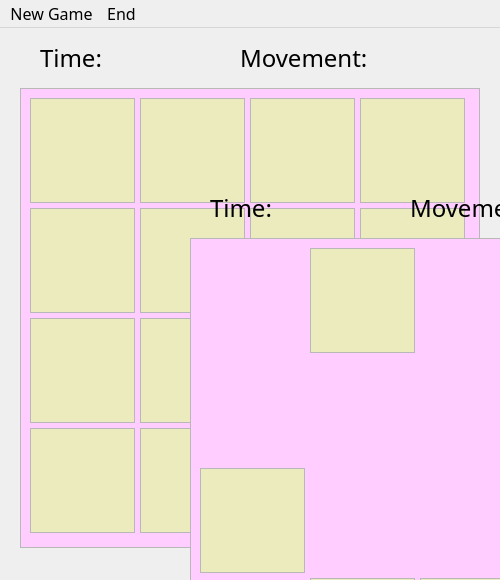
<?xml version="1.0" encoding="UTF-8"?>
<ui version="4.0">
 <class>MainWindow</class>
 <widget class="QMainWindow" name="MainWindow">
  <property name="geometry">
   <rect>
    <x>0</x>
    <y>0</y>
    <width>500</width>
    <height>580</height>
   </rect>
  </property>
  <property name="font">
   <font>
    <family>FrankRuehl</family>
    <pointsize>12</pointsize>
   </font>
  </property>
  <property name="cursor">
   <cursorShape>ArrowCursor</cursorShape>
  </property>
  <property name="windowTitle">
   <string>MainWindow</string>
  </property>
  <property name="autoFillBackground">
   <bool>false</bool>
  </property>
  <widget class="QWidget" name="centralWidget">
   <widget class="QGraphicsView" name="graphicsView">
    <property name="geometry">
     <rect>
      <x>20</x>
      <y>60</y>
      <width>460</width>
      <height>460</height>
     </rect>
    </property>
    <property name="palette">
     <palette>
      <active>
       <colorrole role="Light">
        <brush brushstyle="SolidPattern">
         <color alpha="255">
          <red>255</red>
          <green>255</green>
          <blue>255</blue>
         </color>
        </brush>
       </colorrole>
       <colorrole role="BrightText">
        <brush brushstyle="SolidPattern">
         <color alpha="255">
          <red>255</red>
          <green>255</green>
          <blue>255</blue>
         </color>
        </brush>
       </colorrole>
       <colorrole role="Base">
        <brush brushstyle="SolidPattern">
         <color alpha="255">
          <red>255</red>
          <green>205</green>
          <blue>255</blue>
         </color>
        </brush>
       </colorrole>
      </active>
      <inactive>
       <colorrole role="Light">
        <brush brushstyle="SolidPattern">
         <color alpha="255">
          <red>255</red>
          <green>255</green>
          <blue>255</blue>
         </color>
        </brush>
       </colorrole>
       <colorrole role="BrightText">
        <brush brushstyle="SolidPattern">
         <color alpha="255">
          <red>255</red>
          <green>255</green>
          <blue>255</blue>
         </color>
        </brush>
       </colorrole>
       <colorrole role="Base">
        <brush brushstyle="SolidPattern">
         <color alpha="255">
          <red>255</red>
          <green>205</green>
          <blue>255</blue>
         </color>
        </brush>
       </colorrole>
      </inactive>
      <disabled>
       <colorrole role="Light">
        <brush brushstyle="SolidPattern">
         <color alpha="255">
          <red>255</red>
          <green>255</green>
          <blue>255</blue>
         </color>
        </brush>
       </colorrole>
       <colorrole role="BrightText">
        <brush brushstyle="SolidPattern">
         <color alpha="255">
          <red>255</red>
          <green>255</green>
          <blue>255</blue>
         </color>
        </brush>
       </colorrole>
       <colorrole role="Base">
        <brush brushstyle="SolidPattern">
         <color alpha="255">
          <red>240</red>
          <green>240</green>
          <blue>240</blue>
         </color>
        </brush>
       </colorrole>
      </disabled>
     </palette>
    </property>
    <property name="mouseTracking">
     <bool>false</bool>
    </property>
    <property name="layoutDirection">
     <enum>Qt::LeftToRight</enum>
    </property>
    <property name="midLineWidth">
     <number>0</number>
    </property>
    <property name="resizeAnchor">
     <enum>QGraphicsView::NoAnchor</enum>
    </property>
   </widget>
   <widget class="QLabel" name="label">
    <property name="geometry">
     <rect>
      <x>40</x>
      <y>10</y>
      <width>191</width>
      <height>40</height>
     </rect>
    </property>
    <property name="text">
     <string>&lt;html&gt;&lt;head/&gt;&lt;body&gt;&lt;p&gt;&lt;span style=&quot; font-size:18pt;&quot;&gt;Time:&lt;/span&gt;&lt;/p&gt;&lt;/body&gt;&lt;/html&gt;</string>
    </property>
   </widget>
   <widget class="QLabel" name="labe2">
    <property name="geometry">
     <rect>
      <x>240</x>
      <y>10</y>
      <width>200</width>
      <height>40</height>
     </rect>
    </property>
    <property name="text">
     <string>&lt;html&gt;&lt;head/&gt;&lt;body&gt;&lt;p&gt;&lt;span style=&quot; font-size:18pt;&quot;&gt;Movement:&lt;/span&gt;&lt;/p&gt;&lt;/body&gt;&lt;/html&gt;</string>
    </property>
   </widget>
   <widget class="QTextEdit" name="textEdit">
    <property name="geometry">
     <rect>
      <x>30</x>
      <y>70</y>
      <width>105</width>
      <height>105</height>
     </rect>
    </property>
    <property name="palette">
     <palette>
      <active>
       <colorrole role="Base">
        <brush brushstyle="SolidPattern">
         <color alpha="255">
          <red>235</red>
          <green>235</green>
          <blue>189</blue>
         </color>
        </brush>
       </colorrole>
      </active>
      <inactive>
       <colorrole role="Base">
        <brush brushstyle="SolidPattern">
         <color alpha="255">
          <red>235</red>
          <green>235</green>
          <blue>189</blue>
         </color>
        </brush>
       </colorrole>
      </inactive>
      <disabled>
       <colorrole role="Base">
        <brush brushstyle="SolidPattern">
         <color alpha="255">
          <red>240</red>
          <green>240</green>
          <blue>240</blue>
         </color>
        </brush>
       </colorrole>
      </disabled>
     </palette>
    </property>
   </widget>
   <widget class="QTextEdit" name="textEdit_2">
    <property name="geometry">
     <rect>
      <x>140</x>
      <y>70</y>
      <width>105</width>
      <height>105</height>
     </rect>
    </property>
    <property name="palette">
     <palette>
      <active>
       <colorrole role="Base">
        <brush brushstyle="SolidPattern">
         <color alpha="255">
          <red>235</red>
          <green>235</green>
          <blue>189</blue>
         </color>
        </brush>
       </colorrole>
      </active>
      <inactive>
       <colorrole role="Base">
        <brush brushstyle="SolidPattern">
         <color alpha="255">
          <red>235</red>
          <green>235</green>
          <blue>189</blue>
         </color>
        </brush>
       </colorrole>
      </inactive>
      <disabled>
       <colorrole role="Base">
        <brush brushstyle="SolidPattern">
         <color alpha="255">
          <red>240</red>
          <green>240</green>
          <blue>240</blue>
         </color>
        </brush>
       </colorrole>
      </disabled>
     </palette>
    </property>
   </widget>
   <widget class="QTextEdit" name="textEdit_3">
    <property name="geometry">
     <rect>
      <x>250</x>
      <y>70</y>
      <width>105</width>
      <height>105</height>
     </rect>
    </property>
    <property name="palette">
     <palette>
      <active>
       <colorrole role="Base">
        <brush brushstyle="SolidPattern">
         <color alpha="255">
          <red>235</red>
          <green>235</green>
          <blue>189</blue>
         </color>
        </brush>
       </colorrole>
      </active>
      <inactive>
       <colorrole role="Base">
        <brush brushstyle="SolidPattern">
         <color alpha="255">
          <red>235</red>
          <green>235</green>
          <blue>189</blue>
         </color>
        </brush>
       </colorrole>
      </inactive>
      <disabled>
       <colorrole role="Base">
        <brush brushstyle="SolidPattern">
         <color alpha="255">
          <red>240</red>
          <green>240</green>
          <blue>240</blue>
         </color>
        </brush>
       </colorrole>
      </disabled>
     </palette>
    </property>
   </widget>
   <widget class="QTextEdit" name="textEdit_4">
    <property name="geometry">
     <rect>
      <x>360</x>
      <y>70</y>
      <width>105</width>
      <height>105</height>
     </rect>
    </property>
    <property name="palette">
     <palette>
      <active>
       <colorrole role="Base">
        <brush brushstyle="SolidPattern">
         <color alpha="255">
          <red>235</red>
          <green>235</green>
          <blue>189</blue>
         </color>
        </brush>
       </colorrole>
      </active>
      <inactive>
       <colorrole role="Base">
        <brush brushstyle="SolidPattern">
         <color alpha="255">
          <red>235</red>
          <green>235</green>
          <blue>189</blue>
         </color>
        </brush>
       </colorrole>
      </inactive>
      <disabled>
       <colorrole role="Base">
        <brush brushstyle="SolidPattern">
         <color alpha="255">
          <red>240</red>
          <green>240</green>
          <blue>240</blue>
         </color>
        </brush>
       </colorrole>
      </disabled>
     </palette>
    </property>
   </widget>
   <widget class="QTextEdit" name="textEdit_5">
    <property name="geometry">
     <rect>
      <x>30</x>
      <y>180</y>
      <width>105</width>
      <height>105</height>
     </rect>
    </property>
    <property name="palette">
     <palette>
      <active>
       <colorrole role="Base">
        <brush brushstyle="SolidPattern">
         <color alpha="255">
          <red>235</red>
          <green>235</green>
          <blue>189</blue>
         </color>
        </brush>
       </colorrole>
      </active>
      <inactive>
       <colorrole role="Base">
        <brush brushstyle="SolidPattern">
         <color alpha="255">
          <red>235</red>
          <green>235</green>
          <blue>189</blue>
         </color>
        </brush>
       </colorrole>
      </inactive>
      <disabled>
       <colorrole role="Base">
        <brush brushstyle="SolidPattern">
         <color alpha="255">
          <red>240</red>
          <green>240</green>
          <blue>240</blue>
         </color>
        </brush>
       </colorrole>
      </disabled>
     </palette>
    </property>
   </widget>
   <widget class="QTextEdit" name="textEdit_6">
    <property name="geometry">
     <rect>
      <x>140</x>
      <y>180</y>
      <width>105</width>
      <height>105</height>
     </rect>
    </property>
    <property name="palette">
     <palette>
      <active>
       <colorrole role="Base">
        <brush brushstyle="SolidPattern">
         <color alpha="255">
          <red>235</red>
          <green>235</green>
          <blue>189</blue>
         </color>
        </brush>
       </colorrole>
      </active>
      <inactive>
       <colorrole role="Base">
        <brush brushstyle="SolidPattern">
         <color alpha="255">
          <red>235</red>
          <green>235</green>
          <blue>189</blue>
         </color>
        </brush>
       </colorrole>
      </inactive>
      <disabled>
       <colorrole role="Base">
        <brush brushstyle="SolidPattern">
         <color alpha="255">
          <red>240</red>
          <green>240</green>
          <blue>240</blue>
         </color>
        </brush>
       </colorrole>
      </disabled>
     </palette>
    </property>
   </widget>
   <widget class="QTextEdit" name="textEdit_7">
    <property name="geometry">
     <rect>
      <x>250</x>
      <y>180</y>
      <width>105</width>
      <height>105</height>
     </rect>
    </property>
    <property name="palette">
     <palette>
      <active>
       <colorrole role="Base">
        <brush brushstyle="SolidPattern">
         <color alpha="255">
          <red>235</red>
          <green>235</green>
          <blue>189</blue>
         </color>
        </brush>
       </colorrole>
      </active>
      <inactive>
       <colorrole role="Base">
        <brush brushstyle="SolidPattern">
         <color alpha="255">
          <red>235</red>
          <green>235</green>
          <blue>189</blue>
         </color>
        </brush>
       </colorrole>
      </inactive>
      <disabled>
       <colorrole role="Base">
        <brush brushstyle="SolidPattern">
         <color alpha="255">
          <red>240</red>
          <green>240</green>
          <blue>240</blue>
         </color>
        </brush>
       </colorrole>
      </disabled>
     </palette>
    </property>
   </widget>
   <widget class="QTextEdit" name="textEdit_8">
    <property name="geometry">
     <rect>
      <x>360</x>
      <y>180</y>
      <width>105</width>
      <height>105</height>
     </rect>
    </property>
    <property name="palette">
     <palette>
      <active>
       <colorrole role="Base">
        <brush brushstyle="SolidPattern">
         <color alpha="255">
          <red>235</red>
          <green>235</green>
          <blue>189</blue>
         </color>
        </brush>
       </colorrole>
      </active>
      <inactive>
       <colorrole role="Base">
        <brush brushstyle="SolidPattern">
         <color alpha="255">
          <red>235</red>
          <green>235</green>
          <blue>189</blue>
         </color>
        </brush>
       </colorrole>
      </inactive>
      <disabled>
       <colorrole role="Base">
        <brush brushstyle="SolidPattern">
         <color alpha="255">
          <red>240</red>
          <green>240</green>
          <blue>240</blue>
         </color>
        </brush>
       </colorrole>
      </disabled>
     </palette>
    </property>
   </widget>
   <widget class="QTextEdit" name="textEdit_9">
    <property name="geometry">
     <rect>
      <x>30</x>
      <y>290</y>
      <width>105</width>
      <height>105</height>
     </rect>
    </property>
    <property name="palette">
     <palette>
      <active>
       <colorrole role="Base">
        <brush brushstyle="SolidPattern">
         <color alpha="255">
          <red>235</red>
          <green>235</green>
          <blue>189</blue>
         </color>
        </brush>
       </colorrole>
      </active>
      <inactive>
       <colorrole role="Base">
        <brush brushstyle="SolidPattern">
         <color alpha="255">
          <red>235</red>
          <green>235</green>
          <blue>189</blue>
         </color>
        </brush>
       </colorrole>
      </inactive>
      <disabled>
       <colorrole role="Base">
        <brush brushstyle="SolidPattern">
         <color alpha="255">
          <red>240</red>
          <green>240</green>
          <blue>240</blue>
         </color>
        </brush>
       </colorrole>
      </disabled>
     </palette>
    </property>
   </widget>
   <widget class="QTextEdit" name="textEdit_10">
    <property name="geometry">
     <rect>
      <x>140</x>
      <y>290</y>
      <width>105</width>
      <height>105</height>
     </rect>
    </property>
    <property name="palette">
     <palette>
      <active>
       <colorrole role="Base">
        <brush brushstyle="SolidPattern">
         <color alpha="255">
          <red>235</red>
          <green>235</green>
          <blue>189</blue>
         </color>
        </brush>
       </colorrole>
      </active>
      <inactive>
       <colorrole role="Base">
        <brush brushstyle="SolidPattern">
         <color alpha="255">
          <red>235</red>
          <green>235</green>
          <blue>189</blue>
         </color>
        </brush>
       </colorrole>
      </inactive>
      <disabled>
       <colorrole role="Base">
        <brush brushstyle="SolidPattern">
         <color alpha="255">
          <red>240</red>
          <green>240</green>
          <blue>240</blue>
         </color>
        </brush>
       </colorrole>
      </disabled>
     </palette>
    </property>
   </widget>
   <widget class="QTextEdit" name="textEdit_11">
    <property name="geometry">
     <rect>
      <x>250</x>
      <y>290</y>
      <width>105</width>
      <height>105</height>
     </rect>
    </property>
    <property name="palette">
     <palette>
      <active>
       <colorrole role="Base">
        <brush brushstyle="SolidPattern">
         <color alpha="255">
          <red>235</red>
          <green>235</green>
          <blue>189</blue>
         </color>
        </brush>
       </colorrole>
      </active>
      <inactive>
       <colorrole role="Base">
        <brush brushstyle="SolidPattern">
         <color alpha="255">
          <red>235</red>
          <green>235</green>
          <blue>189</blue>
         </color>
        </brush>
       </colorrole>
      </inactive>
      <disabled>
       <colorrole role="Base">
        <brush brushstyle="SolidPattern">
         <color alpha="255">
          <red>240</red>
          <green>240</green>
          <blue>240</blue>
         </color>
        </brush>
       </colorrole>
      </disabled>
     </palette>
    </property>
   </widget>
   <widget class="QTextEdit" name="textEdit_12">
    <property name="geometry">
     <rect>
      <x>360</x>
      <y>290</y>
      <width>105</width>
      <height>105</height>
     </rect>
    </property>
    <property name="palette">
     <palette>
      <active>
       <colorrole role="Base">
        <brush brushstyle="SolidPattern">
         <color alpha="255">
          <red>235</red>
          <green>235</green>
          <blue>189</blue>
         </color>
        </brush>
       </colorrole>
      </active>
      <inactive>
       <colorrole role="Base">
        <brush brushstyle="SolidPattern">
         <color alpha="255">
          <red>235</red>
          <green>235</green>
          <blue>189</blue>
         </color>
        </brush>
       </colorrole>
      </inactive>
      <disabled>
       <colorrole role="Base">
        <brush brushstyle="SolidPattern">
         <color alpha="255">
          <red>240</red>
          <green>240</green>
          <blue>240</blue>
         </color>
        </brush>
       </colorrole>
      </disabled>
     </palette>
    </property>
   </widget>
   <widget class="QTextEdit" name="textEdit_13">
    <property name="geometry">
     <rect>
      <x>30</x>
      <y>400</y>
      <width>105</width>
      <height>105</height>
     </rect>
    </property>
    <property name="palette">
     <palette>
      <active>
       <colorrole role="Base">
        <brush brushstyle="SolidPattern">
         <color alpha="255">
          <red>235</red>
          <green>235</green>
          <blue>189</blue>
         </color>
        </brush>
       </colorrole>
      </active>
      <inactive>
       <colorrole role="Base">
        <brush brushstyle="SolidPattern">
         <color alpha="255">
          <red>235</red>
          <green>235</green>
          <blue>189</blue>
         </color>
        </brush>
       </colorrole>
      </inactive>
      <disabled>
       <colorrole role="Base">
        <brush brushstyle="SolidPattern">
         <color alpha="255">
          <red>240</red>
          <green>240</green>
          <blue>240</blue>
         </color>
        </brush>
       </colorrole>
      </disabled>
     </palette>
    </property>
   </widget>
   <widget class="QTextEdit" name="textEdit_14">
    <property name="geometry">
     <rect>
      <x>140</x>
      <y>400</y>
      <width>105</width>
      <height>105</height>
     </rect>
    </property>
    <property name="palette">
     <palette>
      <active>
       <colorrole role="Base">
        <brush brushstyle="SolidPattern">
         <color alpha="255">
          <red>235</red>
          <green>235</green>
          <blue>189</blue>
         </color>
        </brush>
       </colorrole>
      </active>
      <inactive>
       <colorrole role="Base">
        <brush brushstyle="SolidPattern">
         <color alpha="255">
          <red>235</red>
          <green>235</green>
          <blue>189</blue>
         </color>
        </brush>
       </colorrole>
      </inactive>
      <disabled>
       <colorrole role="Base">
        <brush brushstyle="SolidPattern">
         <color alpha="255">
          <red>240</red>
          <green>240</green>
          <blue>240</blue>
         </color>
        </brush>
       </colorrole>
      </disabled>
     </palette>
    </property>
   </widget>
   <widget class="QTextEdit" name="textEdit_15">
    <property name="geometry">
     <rect>
      <x>250</x>
      <y>400</y>
      <width>105</width>
      <height>105</height>
     </rect>
    </property>
    <property name="palette">
     <palette>
      <active>
       <colorrole role="Base">
        <brush brushstyle="SolidPattern">
         <color alpha="255">
          <red>235</red>
          <green>235</green>
          <blue>189</blue>
         </color>
        </brush>
       </colorrole>
      </active>
      <inactive>
       <colorrole role="Base">
        <brush brushstyle="SolidPattern">
         <color alpha="255">
          <red>235</red>
          <green>235</green>
          <blue>189</blue>
         </color>
        </brush>
       </colorrole>
      </inactive>
      <disabled>
       <colorrole role="Base">
        <brush brushstyle="SolidPattern">
         <color alpha="255">
          <red>240</red>
          <green>240</green>
          <blue>240</blue>
         </color>
        </brush>
       </colorrole>
      </disabled>
     </palette>
    </property>
   </widget>
   <widget class="QTextEdit" name="textEdit_16">
    <property name="geometry">
     <rect>
      <x>360</x>
      <y>400</y>
      <width>105</width>
      <height>105</height>
     </rect>
    </property>
    <property name="palette">
     <palette>
      <active>
       <colorrole role="Base">
        <brush brushstyle="SolidPattern">
         <color alpha="255">
          <red>235</red>
          <green>235</green>
          <blue>189</blue>
         </color>
        </brush>
       </colorrole>
      </active>
      <inactive>
       <colorrole role="Base">
        <brush brushstyle="SolidPattern">
         <color alpha="255">
          <red>235</red>
          <green>235</green>
          <blue>189</blue>
         </color>
        </brush>
       </colorrole>
      </inactive>
      <disabled>
       <colorrole role="Base">
        <brush brushstyle="SolidPattern">
         <color alpha="255">
          <red>240</red>
          <green>240</green>
          <blue>240</blue>
         </color>
        </brush>
       </colorrole>
      </disabled>
     </palette>
    </property>
   </widget>
   <widget class="QTextEdit" name="textEdit_17">
    <property name="geometry">
     <rect>
      <x>310</x>
      <y>440</y>
      <width>105</width>
      <height>105</height>
     </rect>
    </property>
    <property name="palette">
     <palette>
      <active>
       <colorrole role="Base">
        <brush brushstyle="SolidPattern">
         <color alpha="255">
          <red>235</red>
          <green>235</green>
          <blue>189</blue>
         </color>
        </brush>
       </colorrole>
      </active>
      <inactive>
       <colorrole role="Base">
        <brush brushstyle="SolidPattern">
         <color alpha="255">
          <red>235</red>
          <green>235</green>
          <blue>189</blue>
         </color>
        </brush>
       </colorrole>
      </inactive>
      <disabled>
       <colorrole role="Base">
        <brush brushstyle="SolidPattern">
         <color alpha="255">
          <red>240</red>
          <green>240</green>
          <blue>240</blue>
         </color>
        </brush>
       </colorrole>
      </disabled>
     </palette>
    </property>
   </widget>
   <widget class="QTextEdit" name="textEdit_18">
    <property name="geometry">
     <rect>
      <x>530</x>
      <y>440</y>
      <width>105</width>
      <height>105</height>
     </rect>
    </property>
    <property name="palette">
     <palette>
      <active>
       <colorrole role="Base">
        <brush brushstyle="SolidPattern">
         <color alpha="255">
          <red>235</red>
          <green>235</green>
          <blue>189</blue>
         </color>
        </brush>
       </colorrole>
      </active>
      <inactive>
       <colorrole role="Base">
        <brush brushstyle="SolidPattern">
         <color alpha="255">
          <red>235</red>
          <green>235</green>
          <blue>189</blue>
         </color>
        </brush>
       </colorrole>
      </inactive>
      <disabled>
       <colorrole role="Base">
        <brush brushstyle="SolidPattern">
         <color alpha="255">
          <red>240</red>
          <green>240</green>
          <blue>240</blue>
         </color>
        </brush>
       </colorrole>
      </disabled>
     </palette>
    </property>
   </widget>
   <widget class="QTextEdit" name="textEdit_19">
    <property name="geometry">
     <rect>
      <x>200</x>
      <y>220</y>
      <width>105</width>
      <height>105</height>
     </rect>
    </property>
    <property name="palette">
     <palette>
      <active>
       <colorrole role="Base">
        <brush brushstyle="SolidPattern">
         <color alpha="255">
          <red>235</red>
          <green>235</green>
          <blue>189</blue>
         </color>
        </brush>
       </colorrole>
      </active>
      <inactive>
       <colorrole role="Base">
        <brush brushstyle="SolidPattern">
         <color alpha="255">
          <red>235</red>
          <green>235</green>
          <blue>189</blue>
         </color>
        </brush>
       </colorrole>
      </inactive>
      <disabled>
       <colorrole role="Base">
        <brush brushstyle="SolidPattern">
         <color alpha="255">
          <red>240</red>
          <green>240</green>
          <blue>240</blue>
         </color>
        </brush>
       </colorrole>
      </disabled>
     </palette>
    </property>
   </widget>
   <widget class="QTextEdit" name="textEdit_20">
    <property name="geometry">
     <rect>
      <x>310</x>
      <y>330</y>
      <width>105</width>
      <height>105</height>
     </rect>
    </property>
    <property name="palette">
     <palette>
      <active>
       <colorrole role="Base">
        <brush brushstyle="SolidPattern">
         <color alpha="255">
          <red>235</red>
          <green>235</green>
          <blue>189</blue>
         </color>
        </brush>
       </colorrole>
      </active>
      <inactive>
       <colorrole role="Base">
        <brush brushstyle="SolidPattern">
         <color alpha="255">
          <red>235</red>
          <green>235</green>
          <blue>189</blue>
         </color>
        </brush>
       </colorrole>
      </inactive>
      <disabled>
       <colorrole role="Base">
        <brush brushstyle="SolidPattern">
         <color alpha="255">
          <red>240</red>
          <green>240</green>
          <blue>240</blue>
         </color>
        </brush>
       </colorrole>
      </disabled>
     </palette>
    </property>
   </widget>
   <widget class="QTextEdit" name="textEdit_21">
    <property name="geometry">
     <rect>
      <x>530</x>
      <y>550</y>
      <width>105</width>
      <height>105</height>
     </rect>
    </property>
    <property name="palette">
     <palette>
      <active>
       <colorrole role="Base">
        <brush brushstyle="SolidPattern">
         <color alpha="255">
          <red>235</red>
          <green>235</green>
          <blue>189</blue>
         </color>
        </brush>
       </colorrole>
      </active>
      <inactive>
       <colorrole role="Base">
        <brush brushstyle="SolidPattern">
         <color alpha="255">
          <red>235</red>
          <green>235</green>
          <blue>189</blue>
         </color>
        </brush>
       </colorrole>
      </inactive>
      <disabled>
       <colorrole role="Base">
        <brush brushstyle="SolidPattern">
         <color alpha="255">
          <red>240</red>
          <green>240</green>
          <blue>240</blue>
         </color>
        </brush>
       </colorrole>
      </disabled>
     </palette>
    </property>
   </widget>
   <widget class="QTextEdit" name="textEdit_22">
    <property name="geometry">
     <rect>
      <x>200</x>
      <y>550</y>
      <width>105</width>
      <height>105</height>
     </rect>
    </property>
    <property name="palette">
     <palette>
      <active>
       <colorrole role="Base">
        <brush brushstyle="SolidPattern">
         <color alpha="255">
          <red>235</red>
          <green>235</green>
          <blue>189</blue>
         </color>
        </brush>
       </colorrole>
      </active>
      <inactive>
       <colorrole role="Base">
        <brush brushstyle="SolidPattern">
         <color alpha="255">
          <red>235</red>
          <green>235</green>
          <blue>189</blue>
         </color>
        </brush>
       </colorrole>
      </inactive>
      <disabled>
       <colorrole role="Base">
        <brush brushstyle="SolidPattern">
         <color alpha="255">
          <red>240</red>
          <green>240</green>
          <blue>240</blue>
         </color>
        </brush>
       </colorrole>
      </disabled>
     </palette>
    </property>
   </widget>
   <widget class="QTextEdit" name="textEdit_23">
    <property name="geometry">
     <rect>
      <x>420</x>
      <y>330</y>
      <width>105</width>
      <height>105</height>
     </rect>
    </property>
    <property name="palette">
     <palette>
      <active>
       <colorrole role="Base">
        <brush brushstyle="SolidPattern">
         <color alpha="255">
          <red>235</red>
          <green>235</green>
          <blue>189</blue>
         </color>
        </brush>
       </colorrole>
      </active>
      <inactive>
       <colorrole role="Base">
        <brush brushstyle="SolidPattern">
         <color alpha="255">
          <red>235</red>
          <green>235</green>
          <blue>189</blue>
         </color>
        </brush>
       </colorrole>
      </inactive>
      <disabled>
       <colorrole role="Base">
        <brush brushstyle="SolidPattern">
         <color alpha="255">
          <red>240</red>
          <green>240</green>
          <blue>240</blue>
         </color>
        </brush>
       </colorrole>
      </disabled>
     </palette>
    </property>
   </widget>
   <widget class="QTextEdit" name="textEdit_24">
    <property name="geometry">
     <rect>
      <x>200</x>
      <y>330</y>
      <width>105</width>
      <height>105</height>
     </rect>
    </property>
    <property name="palette">
     <palette>
      <active>
       <colorrole role="Base">
        <brush brushstyle="SolidPattern">
         <color alpha="255">
          <red>235</red>
          <green>235</green>
          <blue>189</blue>
         </color>
        </brush>
       </colorrole>
      </active>
      <inactive>
       <colorrole role="Base">
        <brush brushstyle="SolidPattern">
         <color alpha="255">
          <red>235</red>
          <green>235</green>
          <blue>189</blue>
         </color>
        </brush>
       </colorrole>
      </inactive>
      <disabled>
       <colorrole role="Base">
        <brush brushstyle="SolidPattern">
         <color alpha="255">
          <red>240</red>
          <green>240</green>
          <blue>240</blue>
         </color>
        </brush>
       </colorrole>
      </disabled>
     </palette>
    </property>
   </widget>
   <widget class="QTextEdit" name="textEdit_25">
    <property name="geometry">
     <rect>
      <x>530</x>
      <y>330</y>
      <width>105</width>
      <height>105</height>
     </rect>
    </property>
    <property name="palette">
     <palette>
      <active>
       <colorrole role="Base">
        <brush brushstyle="SolidPattern">
         <color alpha="255">
          <red>235</red>
          <green>235</green>
          <blue>189</blue>
         </color>
        </brush>
       </colorrole>
      </active>
      <inactive>
       <colorrole role="Base">
        <brush brushstyle="SolidPattern">
         <color alpha="255">
          <red>235</red>
          <green>235</green>
          <blue>189</blue>
         </color>
        </brush>
       </colorrole>
      </inactive>
      <disabled>
       <colorrole role="Base">
        <brush brushstyle="SolidPattern">
         <color alpha="255">
          <red>240</red>
          <green>240</green>
          <blue>240</blue>
         </color>
        </brush>
       </colorrole>
      </disabled>
     </palette>
    </property>
   </widget>
   <widget class="QTextEdit" name="textEdit_26">
    <property name="geometry">
     <rect>
      <x>530</x>
      <y>220</y>
      <width>105</width>
      <height>105</height>
     </rect>
    </property>
    <property name="palette">
     <palette>
      <active>
       <colorrole role="Base">
        <brush brushstyle="SolidPattern">
         <color alpha="255">
          <red>235</red>
          <green>235</green>
          <blue>189</blue>
         </color>
        </brush>
       </colorrole>
      </active>
      <inactive>
       <colorrole role="Base">
        <brush brushstyle="SolidPattern">
         <color alpha="255">
          <red>235</red>
          <green>235</green>
          <blue>189</blue>
         </color>
        </brush>
       </colorrole>
      </inactive>
      <disabled>
       <colorrole role="Base">
        <brush brushstyle="SolidPattern">
         <color alpha="255">
          <red>240</red>
          <green>240</green>
          <blue>240</blue>
         </color>
        </brush>
       </colorrole>
      </disabled>
     </palette>
    </property>
   </widget>
   <widget class="QTextEdit" name="textEdit_27">
    <property name="geometry">
     <rect>
      <x>420</x>
      <y>440</y>
      <width>105</width>
      <height>105</height>
     </rect>
    </property>
    <property name="palette">
     <palette>
      <active>
       <colorrole role="Base">
        <brush brushstyle="SolidPattern">
         <color alpha="255">
          <red>235</red>
          <green>235</green>
          <blue>189</blue>
         </color>
        </brush>
       </colorrole>
      </active>
      <inactive>
       <colorrole role="Base">
        <brush brushstyle="SolidPattern">
         <color alpha="255">
          <red>235</red>
          <green>235</green>
          <blue>189</blue>
         </color>
        </brush>
       </colorrole>
      </inactive>
      <disabled>
       <colorrole role="Base">
        <brush brushstyle="SolidPattern">
         <color alpha="255">
          <red>240</red>
          <green>240</green>
          <blue>240</blue>
         </color>
        </brush>
       </colorrole>
      </disabled>
     </palette>
    </property>
   </widget>
   <widget class="QTextEdit" name="textEdit_28">
    <property name="geometry">
     <rect>
      <x>420</x>
      <y>220</y>
      <width>105</width>
      <height>105</height>
     </rect>
    </property>
    <property name="palette">
     <palette>
      <active>
       <colorrole role="Base">
        <brush brushstyle="SolidPattern">
         <color alpha="255">
          <red>235</red>
          <green>235</green>
          <blue>189</blue>
         </color>
        </brush>
       </colorrole>
      </active>
      <inactive>
       <colorrole role="Base">
        <brush brushstyle="SolidPattern">
         <color alpha="255">
          <red>235</red>
          <green>235</green>
          <blue>189</blue>
         </color>
        </brush>
       </colorrole>
      </inactive>
      <disabled>
       <colorrole role="Base">
        <brush brushstyle="SolidPattern">
         <color alpha="255">
          <red>240</red>
          <green>240</green>
          <blue>240</blue>
         </color>
        </brush>
       </colorrole>
      </disabled>
     </palette>
    </property>
   </widget>
   <widget class="QGraphicsView" name="graphicsView_2">
    <property name="geometry">
     <rect>
      <x>190</x>
      <y>210</y>
      <width>460</width>
      <height>460</height>
     </rect>
    </property>
    <property name="palette">
     <palette>
      <active>
       <colorrole role="Light">
        <brush brushstyle="SolidPattern">
         <color alpha="255">
          <red>255</red>
          <green>255</green>
          <blue>255</blue>
         </color>
        </brush>
       </colorrole>
       <colorrole role="BrightText">
        <brush brushstyle="SolidPattern">
         <color alpha="255">
          <red>255</red>
          <green>255</green>
          <blue>255</blue>
         </color>
        </brush>
       </colorrole>
       <colorrole role="Base">
        <brush brushstyle="SolidPattern">
         <color alpha="255">
          <red>255</red>
          <green>205</green>
          <blue>255</blue>
         </color>
        </brush>
       </colorrole>
      </active>
      <inactive>
       <colorrole role="Light">
        <brush brushstyle="SolidPattern">
         <color alpha="255">
          <red>255</red>
          <green>255</green>
          <blue>255</blue>
         </color>
        </brush>
       </colorrole>
       <colorrole role="BrightText">
        <brush brushstyle="SolidPattern">
         <color alpha="255">
          <red>255</red>
          <green>255</green>
          <blue>255</blue>
         </color>
        </brush>
       </colorrole>
       <colorrole role="Base">
        <brush brushstyle="SolidPattern">
         <color alpha="255">
          <red>255</red>
          <green>205</green>
          <blue>255</blue>
         </color>
        </brush>
       </colorrole>
      </inactive>
      <disabled>
       <colorrole role="Light">
        <brush brushstyle="SolidPattern">
         <color alpha="255">
          <red>255</red>
          <green>255</green>
          <blue>255</blue>
         </color>
        </brush>
       </colorrole>
       <colorrole role="BrightText">
        <brush brushstyle="SolidPattern">
         <color alpha="255">
          <red>255</red>
          <green>255</green>
          <blue>255</blue>
         </color>
        </brush>
       </colorrole>
       <colorrole role="Base">
        <brush brushstyle="SolidPattern">
         <color alpha="255">
          <red>240</red>
          <green>240</green>
          <blue>240</blue>
         </color>
        </brush>
       </colorrole>
      </disabled>
     </palette>
    </property>
    <property name="mouseTracking">
     <bool>false</bool>
    </property>
    <property name="layoutDirection">
     <enum>Qt::LeftToRight</enum>
    </property>
    <property name="midLineWidth">
     <number>0</number>
    </property>
    <property name="resizeAnchor">
     <enum>QGraphicsView::NoAnchor</enum>
    </property>
   </widget>
   <widget class="QTextEdit" name="textEdit_29">
    <property name="geometry">
     <rect>
      <x>310</x>
      <y>550</y>
      <width>105</width>
      <height>105</height>
     </rect>
    </property>
    <property name="palette">
     <palette>
      <active>
       <colorrole role="Base">
        <brush brushstyle="SolidPattern">
         <color alpha="255">
          <red>235</red>
          <green>235</green>
          <blue>189</blue>
         </color>
        </brush>
       </colorrole>
      </active>
      <inactive>
       <colorrole role="Base">
        <brush brushstyle="SolidPattern">
         <color alpha="255">
          <red>235</red>
          <green>235</green>
          <blue>189</blue>
         </color>
        </brush>
       </colorrole>
      </inactive>
      <disabled>
       <colorrole role="Base">
        <brush brushstyle="SolidPattern">
         <color alpha="255">
          <red>240</red>
          <green>240</green>
          <blue>240</blue>
         </color>
        </brush>
       </colorrole>
      </disabled>
     </palette>
    </property>
   </widget>
   <widget class="QLabel" name="labe2_2">
    <property name="geometry">
     <rect>
      <x>410</x>
      <y>160</y>
      <width>200</width>
      <height>40</height>
     </rect>
    </property>
    <property name="text">
     <string>&lt;html&gt;&lt;head/&gt;&lt;body&gt;&lt;p&gt;&lt;span style=&quot; font-size:18pt;&quot;&gt;Movement:&lt;/span&gt;&lt;/p&gt;&lt;/body&gt;&lt;/html&gt;</string>
    </property>
   </widget>
   <widget class="QTextEdit" name="textEdit_30">
    <property name="geometry">
     <rect>
      <x>200</x>
      <y>440</y>
      <width>105</width>
      <height>105</height>
     </rect>
    </property>
    <property name="palette">
     <palette>
      <active>
       <colorrole role="Base">
        <brush brushstyle="SolidPattern">
         <color alpha="255">
          <red>235</red>
          <green>235</green>
          <blue>189</blue>
         </color>
        </brush>
       </colorrole>
      </active>
      <inactive>
       <colorrole role="Base">
        <brush brushstyle="SolidPattern">
         <color alpha="255">
          <red>235</red>
          <green>235</green>
          <blue>189</blue>
         </color>
        </brush>
       </colorrole>
      </inactive>
      <disabled>
       <colorrole role="Base">
        <brush brushstyle="SolidPattern">
         <color alpha="255">
          <red>240</red>
          <green>240</green>
          <blue>240</blue>
         </color>
        </brush>
       </colorrole>
      </disabled>
     </palette>
    </property>
   </widget>
   <widget class="QTextEdit" name="textEdit_31">
    <property name="geometry">
     <rect>
      <x>420</x>
      <y>550</y>
      <width>105</width>
      <height>105</height>
     </rect>
    </property>
    <property name="palette">
     <palette>
      <active>
       <colorrole role="Base">
        <brush brushstyle="SolidPattern">
         <color alpha="255">
          <red>235</red>
          <green>235</green>
          <blue>189</blue>
         </color>
        </brush>
       </colorrole>
      </active>
      <inactive>
       <colorrole role="Base">
        <brush brushstyle="SolidPattern">
         <color alpha="255">
          <red>235</red>
          <green>235</green>
          <blue>189</blue>
         </color>
        </brush>
       </colorrole>
      </inactive>
      <disabled>
       <colorrole role="Base">
        <brush brushstyle="SolidPattern">
         <color alpha="255">
          <red>240</red>
          <green>240</green>
          <blue>240</blue>
         </color>
        </brush>
       </colorrole>
      </disabled>
     </palette>
    </property>
   </widget>
   <widget class="QLabel" name="label_2">
    <property name="geometry">
     <rect>
      <x>210</x>
      <y>160</y>
      <width>191</width>
      <height>40</height>
     </rect>
    </property>
    <property name="text">
     <string>&lt;html&gt;&lt;head/&gt;&lt;body&gt;&lt;p&gt;&lt;span style=&quot; font-size:18pt;&quot;&gt;Time:&lt;/span&gt;&lt;/p&gt;&lt;/body&gt;&lt;/html&gt;</string>
    </property>
   </widget>
   <widget class="QTextEdit" name="textEdit_32">
    <property name="geometry">
     <rect>
      <x>310</x>
      <y>220</y>
      <width>105</width>
      <height>105</height>
     </rect>
    </property>
    <property name="palette">
     <palette>
      <active>
       <colorrole role="Base">
        <brush brushstyle="SolidPattern">
         <color alpha="255">
          <red>235</red>
          <green>235</green>
          <blue>189</blue>
         </color>
        </brush>
       </colorrole>
      </active>
      <inactive>
       <colorrole role="Base">
        <brush brushstyle="SolidPattern">
         <color alpha="255">
          <red>235</red>
          <green>235</green>
          <blue>189</blue>
         </color>
        </brush>
       </colorrole>
      </inactive>
      <disabled>
       <colorrole role="Base">
        <brush brushstyle="SolidPattern">
         <color alpha="255">
          <red>240</red>
          <green>240</green>
          <blue>240</blue>
         </color>
        </brush>
       </colorrole>
      </disabled>
     </palette>
    </property>
   </widget>
  </widget>
  <widget class="QMenuBar" name="menuBar">
   <property name="geometry">
    <rect>
     <x>0</x>
     <y>0</y>
     <width>500</width>
     <height>20</height>
    </rect>
   </property>
   <widget class="QMenu" name="menuNew_Game">
    <property name="title">
     <string>New Game</string>
    </property>
   </widget>
   <widget class="QMenu" name="menuEnd">
    <property name="title">
     <string>End</string>
    </property>
   </widget>
   <addaction name="menuNew_Game"/>
   <addaction name="menuEnd"/>
  </widget>
 </widget>
 <layoutdefault spacing="6" margin="11"/>
 <resources/>
 <connections/>
</ui>
